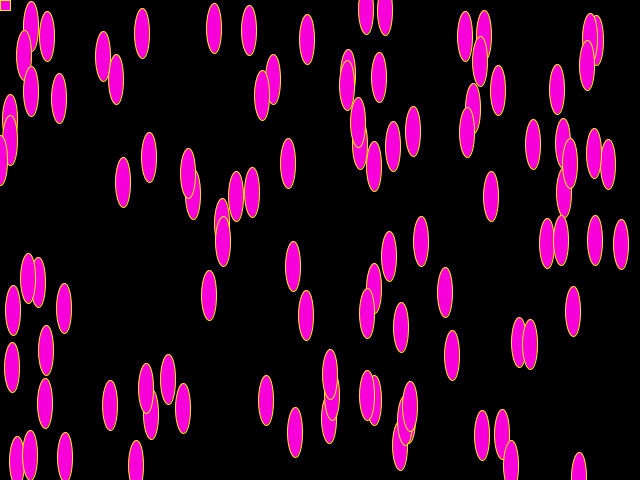
Frame 1 (no input)
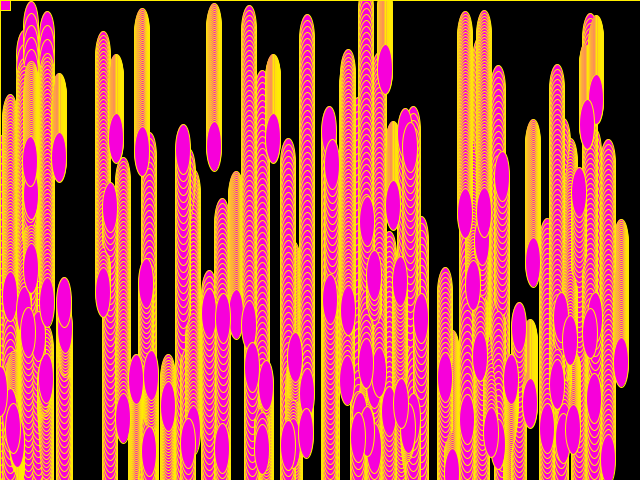
Frame 60 (the mouse pressed at the canvas centre just before this capture)
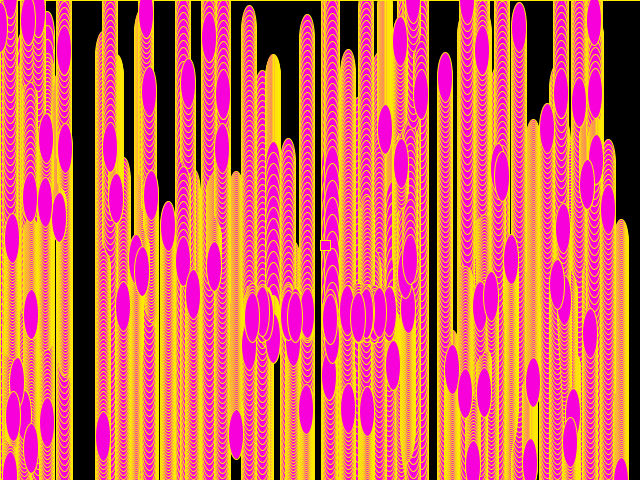
Frame 120 (the mouse held since frame 60 and released just before this capture)

The Processing sketch that drew these frames (run headless with seeded random() and noise(); from frame 60 on, the mouse is pressed at the canvas centre):

// Processing sketch: processing_155407
// ── processing_155407.pde

Mover[] m = new Mover[100];

void setup(){
background(0);
size(640, 480); 
for (int i=0; i<100; i++){
  m[i] = new Mover(int(random(width)), int(random(height)), int(random(7)+1));
}
}
  void draw(){
  fill(0, 0, 0, 0);
  rect(0, 0, width, height);
  for (int i =0; i<100; i++){
    rect(mouseX , mouseY , 10, 10);
    m[i].display();
  }
}

class Mover{
  //DATA
  int x;
  int y;
  int speed;
  
  //CONSTUCTOR    
  Mover(int myx, int myy, int myspeed){
    x=myx;
    y=myy;
    speed= myspeed;
  }
  

   
  //FUNCTION
  void display(){
   if (y<0 || y>height){
     speed = -1*speed; //speed *= -1;
   }

  if (mouseX-x < 75 && mouseX-x > -75 && mouseY-y <75 && mouseY-y > - 75)
  {
    y+=10;
  }

   
   y= y+speed;
   stroke(255, 238, 0 );
   fill(247, 0, 218);
   ellipse(x, y, 15, 50);
  }
 
  
}
  
  
